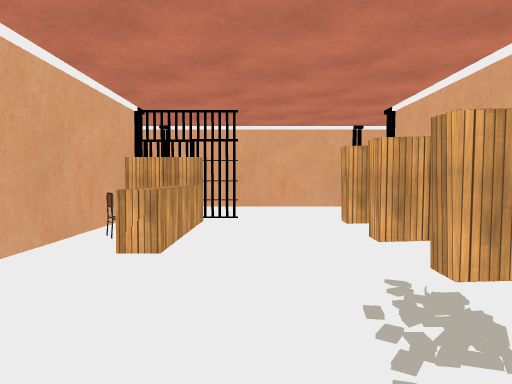
View 1 (above)

24 first-person views from a walk through a 3-D level made in the Unity game engine. The camera is 1.4 m above the floor, tilts 2° down and sees 70° across. The floor is counted in squares, 2 m on a side. Each view is taken from the middle of a square. On the plan, view 1 faces up. The plan holds only what a view shows up to about 11 squares ahead; the rest is blank. The place goes on beyond the plan. The player is left out. Some surface patterns are stand-ins.

View 2
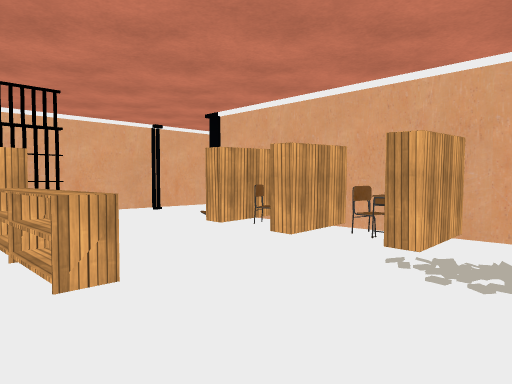

View 3
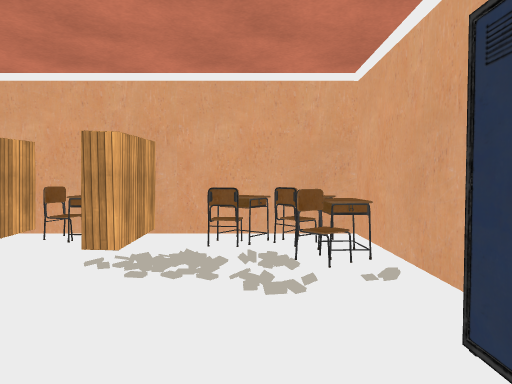

View 4
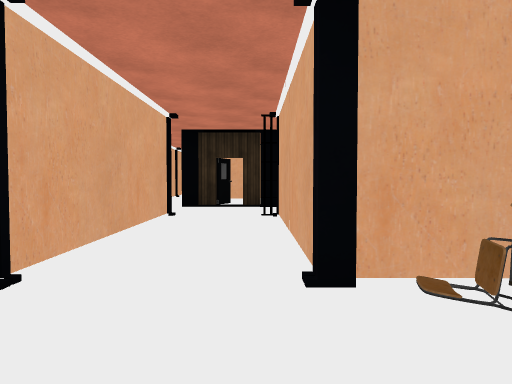

View 5
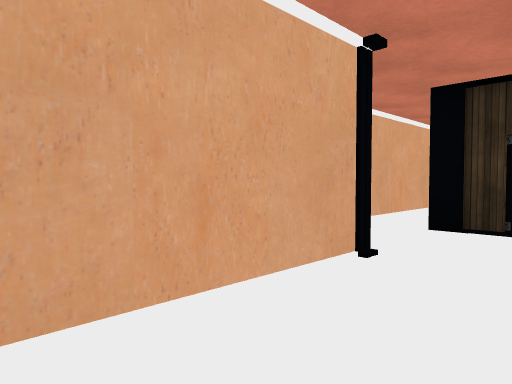

View 6
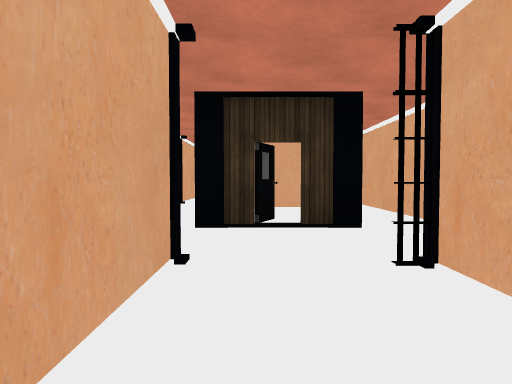

View 7
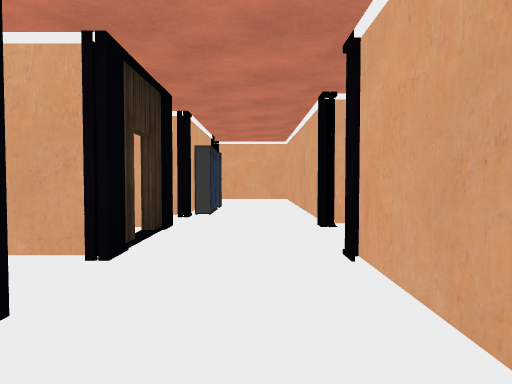

View 8
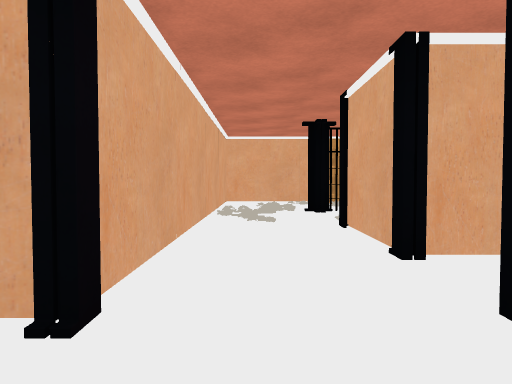

View 9
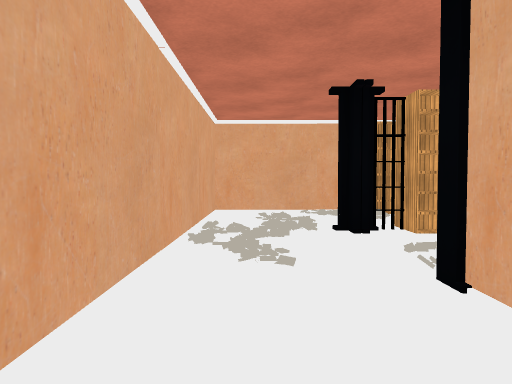

View 10
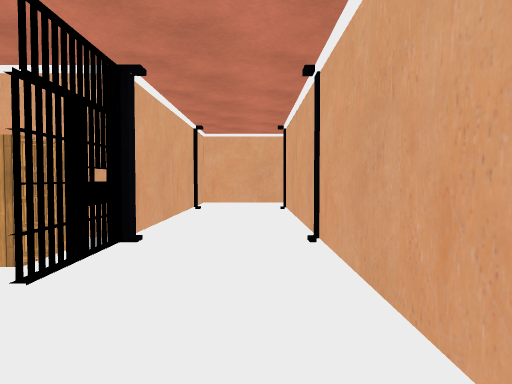

View 11
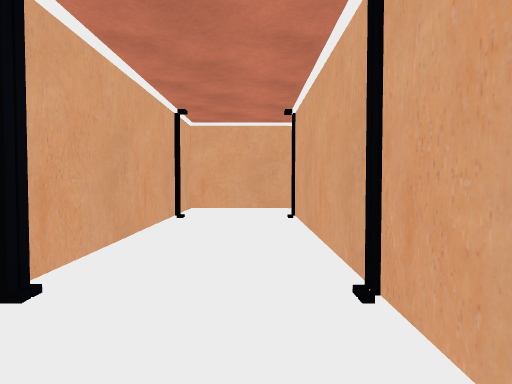

View 12
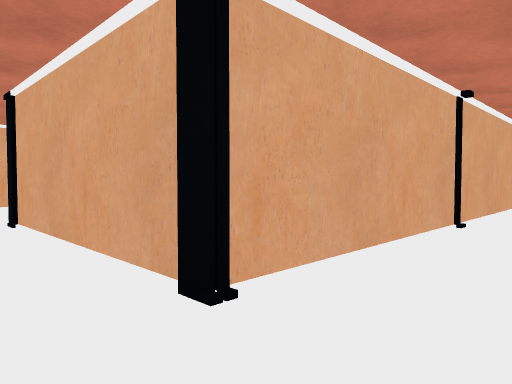

View 13
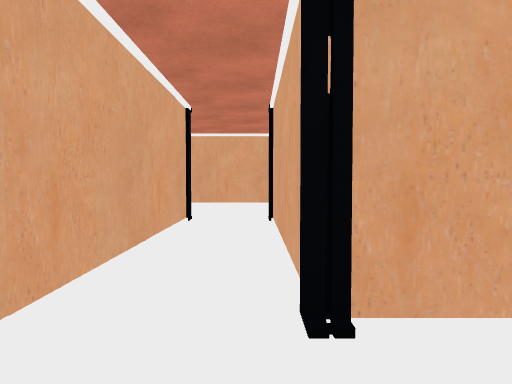

View 14
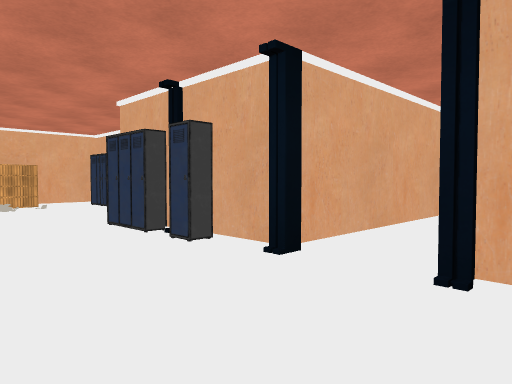

View 15
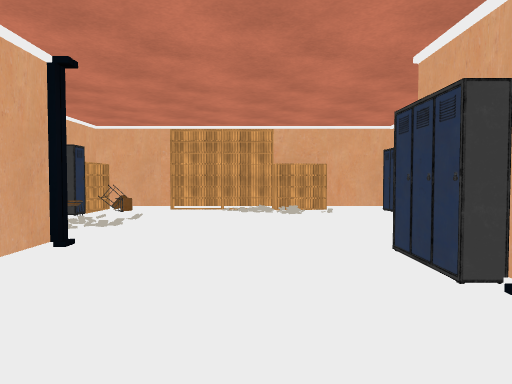

View 16
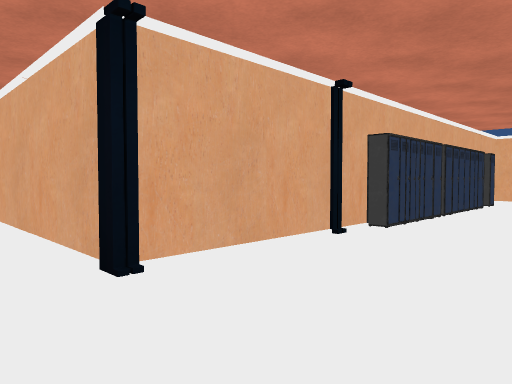

View 17
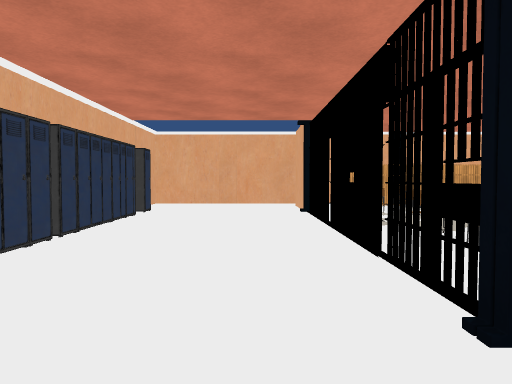

View 18
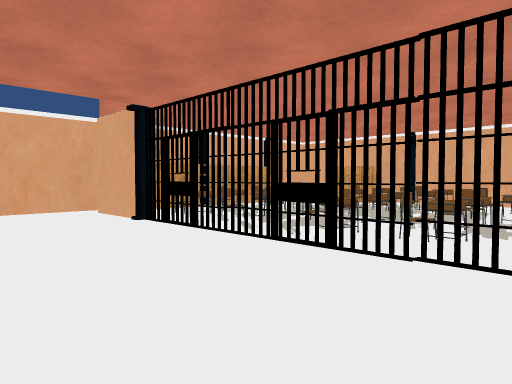

View 19
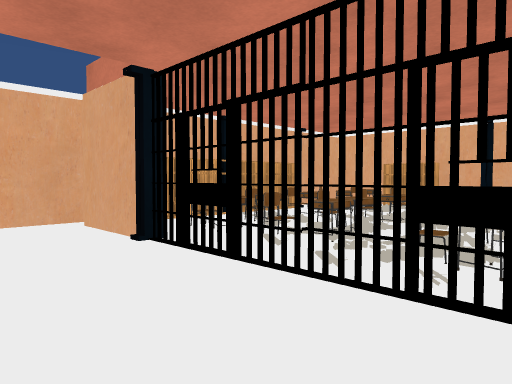

View 20
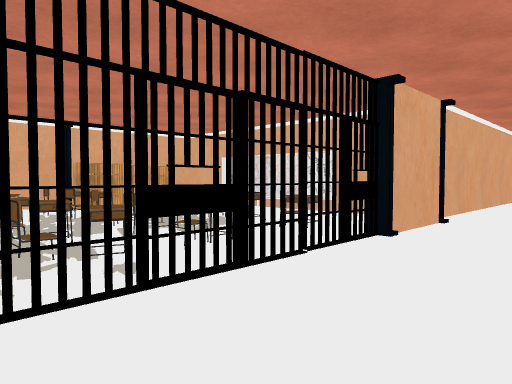

View 21
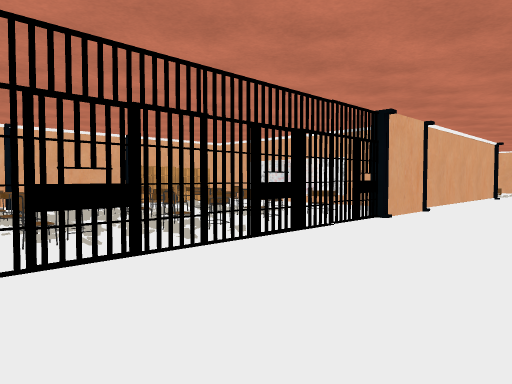

View 22
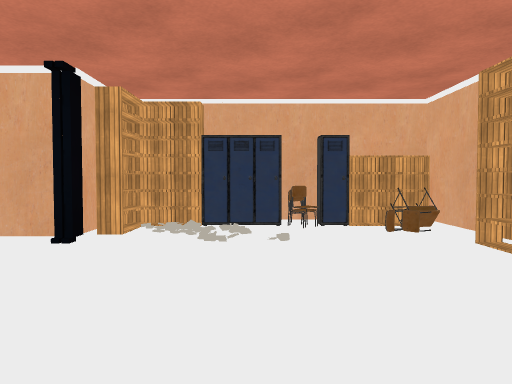

View 23
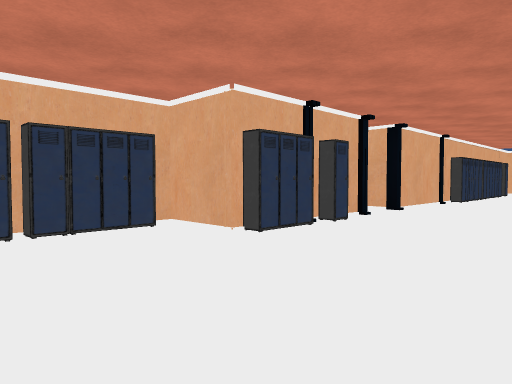

View 24
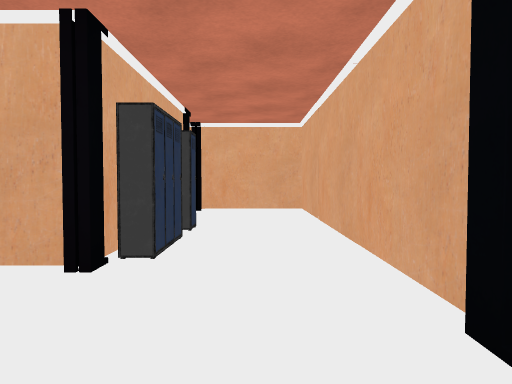

### Floor plan
Points are (right, up) in squares from view 1. A wall is a line through its corners. A room is listed if a view was taken in it or the views show most of it. See-through windows are left out.
Room 1 (views 1, 2, 3, 4, 5, 6, 8, 9, 10, 11, 24)
walls: (2.4, 5.2) (2.4, 6.6) (6.5, 6.6); (-2.1, 6.6) (-2.1, 4.4); (2.4, -0.2) (2.4, 3.8); (6.5, 8.7) (-0.5, 8.7); (9.3, 5.2) (12.4, 5.2); (7.1, 10.4) (7.1, 9.4); (9.4, 8.8) (10.2, 8.8); (10, 7.7) (9.3, 8) (9.3, 8.5); (13, 10.2) (9.4, 10.2)
ways out: opening at (-1.5, 7.5) to room 2; opening at (8.5, 11.5) to room 2; opening at (-2, 1); opening at (8.5, 5); opening at (13, 10)
objects: other object (-1, 0); other object (-1, 4); other object (-1, 5); other object (-1, 6); other object (1, 0); other object (1, 1); other object (1, 2) to (2, 2); other object (1, 3); other object (1, 4); other object (1, 5); other object (1, 6); other object (2, 0); other object (2, 1); other object (2, 3); other object (2, 5); other object (2, 6); other object (7, 6); other object (7, 9); other object (9, 7); other object (9, 9); other object (9, 10)
Room 2 (views 7, 12, 13, 14, 15, 16, 17, 18, 19, 20, 21, 22, 23)
walls: (-10.5, 13.3) (-8.2, 13.3) (-8.2, 6.6) (-2.1, 6.6); (-9.8, 18.3) (-9.8, 21.4); (-3.4, 17.1) (-12.1, 17.1); (-0.5, 8.7) (-6.7, 8.7) (-6.7, 13.3) (-5.5, 13.3); (-2.1, 4.4) (-2.1, 2.9); (1.7, 11.9) (1.7, 13.4); (1.7, 17.4) (1.7, 18.8); (-18.4, 17.1) (-19.7, 17.1) (-19.7, 13.3) (-19.2, 13.3); (9.3, 10.5) (9.3, 12.4); (9.8, 17.8) (7.1, 17.8) (7.1, 10.4)
ways out: opening at (-1.5, 7.5) to room 1; opening at (8.5, 11.5) to room 1
objects: other object (-20, 19); other object (-20, 20); other object (-20, 21); other object (-19, 18); other object (-19, 19); other object (-19, 20); other object (-19, 21); other object (-18, 17); other object (-18, 18) to (-18, 19); other object (-18, 20); other object (-18, 21); other object (-17, 18); other object (-17, 19); other object (-17, 20) to (-16, 21); other object (-17, 21); other object (-16, 13); other object (-16, 18) to (-16, 19); other object (-16, 20); other object (-15, 13); other object (-15, 17); other object (-15, 18); other object (-15, 19) to (-15, 20); other object (-15, 21); other object (-14, 18); other object (-14, 19) to (-14, 20); other object (-14, 21); other object (-13, 13); other object (-13, 18) to (-13, 19); other object (-13, 20); other object (-13, 21); other object (-12, 13); other object (-12, 17); other object (-12, 18); other object (-12, 19); other object (-12, 21); other object (-11, 13); other object (-11, 20) to (-11, 21); other object (-10, 17); other object (-8, 13); other object (-7, 6); other object (-7, 9); other object (-7, 13); other object (-5, 13); other object (-4, 12); other object (-4, 13); other object (-3, 17); other object (-3, 18); other object (-2, 4); other object (-2, 7); other object (-2, 9); other object (-2, 12); other object (-2, 18); other object (-2, 19); other object (-1, 19); other object (0, 12); other object (0, 18); other object (0, 19); other object (1, 12); other object (1, 14); other object (1, 15); other object (1, 17); other object (1, 18); other object (1, 19); other object (2, 9); other object (2, 15); other object (2, 16); other object (2, 17); other object (9, 12); other object (9, 15); other object (10, 15); other object (10, 17) to (11, 17); other object (11, 15); other object (11, 18)

Where each view was taken, in squares from view 1:
view 1: 0 up, 0 right, facing up
view 2: 1 up, 2 left, facing up-right
view 3: 1 up, 2 left, facing right
view 4: 7 up, 0 right, facing right
view 5: 7 up, 4 right, facing up-right
view 6: 8 up, 4 right, facing right
view 7: 12 up, 8 right, facing down
view 8: 7 up, 8 right, facing up
view 9: 10 up, 8 right, facing up
view 10: 8 up, 2 right, facing left
view 11: 8 up, 0 right, facing left
view 12: 7 up, 8 left, facing up-right
view 13: 7 up, 7 left, facing up
view 14: 16 up, 9 left, facing down-right
view 15: 15 up, 7 left, facing right
view 16: 16 up, 7 left, facing down-left
view 17: 16 up, 10 left, facing left
view 18: 14 up, 12 left, facing up-left
view 19: 15 up, 14 left, facing up-left
view 20: 15 up, 16 left, facing up-right
view 21: 14 up, 18 left, facing up-right
view 22: 13 up, 1 left, facing up
view 23: 17 up, 0 right, facing down-left
view 24: 8 up, 8 right, facing down
